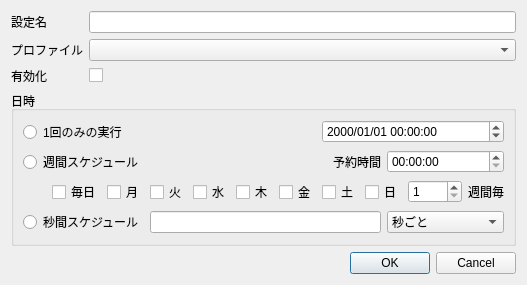
<?xml version="1.0" encoding="UTF-8"?>
<ui version="4.0">
 <class>StartupDialog</class>
 <widget class="QDialog" name="StartupDialog">
  <property name="geometry">
   <rect>
    <x>0</x>
    <y>0</y>
    <width>512</width>
    <height>271</height>
   </rect>
  </property>
  <property name="windowTitle">
   <string>Dialog</string>
  </property>
  <layout class="QGridLayout" name="gridLayout">
   <item row="0" column="1">
    <widget class="QLineEdit" name="nameLineEdit"/>
   </item>
   <item row="1" column="0">
    <widget class="QLabel" name="label_2">
     <property name="text">
      <string>プロファイル</string>
     </property>
    </widget>
   </item>
   <item row="1" column="1">
    <widget class="ProfileComboBox" name="profileComboBox"/>
   </item>
   <item row="0" column="0">
    <widget class="QLabel" name="label">
     <property name="text">
      <string>設定名</string>
     </property>
    </widget>
   </item>
   <item row="2" column="0">
    <widget class="QLabel" name="label_6">
     <property name="text">
      <string>有効化</string>
     </property>
    </widget>
   </item>
   <item row="2" column="1">
    <widget class="QCheckBox" name="validCheckBox">
     <property name="text">
      <string/>
     </property>
    </widget>
   </item>
   <item row="4" column="1">
    <widget class="QDialogButtonBox" name="buttonBox">
     <property name="orientation">
      <enum>Qt::Horizontal</enum>
     </property>
     <property name="standardButtons">
      <set>QDialogButtonBox::Cancel|QDialogButtonBox::Ok</set>
     </property>
    </widget>
   </item>
   <item row="3" column="0" colspan="2">
    <widget class="QGroupBox" name="groupBox">
     <property name="title">
      <string>日時</string>
     </property>
     <layout class="QGridLayout" name="gridLayout_2">
      <item row="0" column="7" colspan="5">
       <widget class="QDateTimeEdit" name="scheduleDateTimeEdit">
        <property name="displayFormat">
         <string>yyyy/MM/dd HH:mm:ss</string>
        </property>
       </widget>
      </item>
      <item row="2" column="5">
       <widget class="QCheckBox" name="ThuCheckBox">
        <property name="text">
         <string>木</string>
        </property>
       </widget>
      </item>
      <item row="2" column="10">
       <widget class="QSpinBox" name="weeksSpinBox">
        <property name="minimum">
         <number>1</number>
        </property>
        <property name="maximum">
         <number>9999</number>
        </property>
       </widget>
      </item>
      <item row="2" column="6">
       <widget class="QCheckBox" name="FriCheckBox">
        <property name="text">
         <string>金</string>
        </property>
       </widget>
      </item>
      <item row="1" column="7" colspan="2">
       <widget class="QLabel" name="label_3">
        <property name="sizePolicy">
         <sizepolicy hsizetype="Preferred" vsizetype="Preferred">
          <horstretch>0</horstretch>
          <verstretch>0</verstretch>
         </sizepolicy>
        </property>
        <property name="text">
         <string>予約時間</string>
        </property>
        <property name="alignment">
         <set>Qt::AlignRight|Qt::AlignTrailing|Qt::AlignVCenter</set>
        </property>
       </widget>
      </item>
      <item row="2" column="4">
       <widget class="QCheckBox" name="WedCheckBox">
        <property name="text">
         <string>水</string>
        </property>
       </widget>
      </item>
      <item row="3" column="3" colspan="6">
       <widget class="QLineEdit" name="secondsLineEdit"/>
      </item>
      <item row="3" column="9" colspan="3">
       <widget class="QComboBox" name="secondsComboBox">
        <item>
         <property name="text">
          <string>秒ごと</string>
         </property>
        </item>
        <item>
         <property name="text">
          <string>分ごと</string>
         </property>
        </item>
        <item>
         <property name="text">
          <string>時間ごと</string>
         </property>
        </item>
       </widget>
      </item>
      <item row="2" column="8" colspan="2">
       <widget class="QCheckBox" name="SunCheckBox">
        <property name="text">
         <string>日</string>
        </property>
       </widget>
      </item>
      <item row="2" column="3">
       <widget class="QCheckBox" name="TueCheckBox">
        <property name="text">
         <string>火</string>
        </property>
       </widget>
      </item>
      <item row="2" column="11">
       <widget class="QLabel" name="label_5">
        <property name="text">
         <string>週間毎</string>
        </property>
       </widget>
      </item>
      <item row="1" column="9" colspan="3">
       <widget class="QTimeEdit" name="scheduleTimeEdit">
        <property name="displayFormat">
         <string>HH:mm:ss</string>
        </property>
       </widget>
      </item>
      <item row="2" column="7">
       <widget class="QCheckBox" name="SatCheckBox">
        <property name="text">
         <string>土</string>
        </property>
       </widget>
      </item>
      <item row="2" column="2">
       <widget class="QCheckBox" name="MonCheckBox">
        <property name="text">
         <string>月</string>
        </property>
       </widget>
      </item>
      <item row="3" column="0" colspan="3">
       <widget class="QRadioButton" name="secondsRadioButton">
        <property name="text">
         <string>秒間スケジュール</string>
        </property>
        <attribute name="buttonGroup">
         <string notr="true">radioButtonGroup</string>
        </attribute>
       </widget>
      </item>
      <item row="1" column="0" colspan="3">
       <widget class="QRadioButton" name="weeksRadioButton">
        <property name="text">
         <string>週間スケジュール</string>
        </property>
        <attribute name="buttonGroup">
         <string notr="true">radioButtonGroup</string>
        </attribute>
       </widget>
      </item>
      <item row="0" column="0" colspan="3">
       <widget class="QRadioButton" name="oneshotRadioButton">
        <property name="text">
         <string>1回のみの実行</string>
        </property>
        <attribute name="buttonGroup">
         <string notr="true">radioButtonGroup</string>
        </attribute>
       </widget>
      </item>
      <item row="2" column="1">
       <widget class="QCheckBox" name="everyDayCheckBox">
        <property name="text">
         <string>毎日</string>
        </property>
       </widget>
      </item>
     </layout>
     <zorder>oneshotRadioButton</zorder>
     <zorder>scheduleDateTimeEdit</zorder>
     <zorder>weeksRadioButton</zorder>
     <zorder>label_3</zorder>
     <zorder>scheduleTimeEdit</zorder>
     <zorder>secondsRadioButton</zorder>
     <zorder>secondsComboBox</zorder>
     <zorder>TueCheckBox</zorder>
     <zorder>WedCheckBox</zorder>
     <zorder>ThuCheckBox</zorder>
     <zorder>FriCheckBox</zorder>
     <zorder>SatCheckBox</zorder>
     <zorder>SunCheckBox</zorder>
     <zorder>weeksSpinBox</zorder>
     <zorder>label_5</zorder>
     <zorder>secondsLineEdit</zorder>
     <zorder>MonCheckBox</zorder>
     <zorder>everyDayCheckBox</zorder>
    </widget>
   </item>
  </layout>
 </widget>
 <customwidgets>
  <customwidget>
   <class>ProfileComboBox</class>
   <extends>QComboBox</extends>
   <header>profilecombobox.h</header>
  </customwidget>
 </customwidgets>
 <tabstops>
  <tabstop>nameLineEdit</tabstop>
  <tabstop>profileComboBox</tabstop>
  <tabstop>validCheckBox</tabstop>
  <tabstop>oneshotRadioButton</tabstop>
  <tabstop>scheduleDateTimeEdit</tabstop>
  <tabstop>weeksRadioButton</tabstop>
  <tabstop>scheduleTimeEdit</tabstop>
  <tabstop>MonCheckBox</tabstop>
  <tabstop>TueCheckBox</tabstop>
  <tabstop>WedCheckBox</tabstop>
  <tabstop>ThuCheckBox</tabstop>
  <tabstop>FriCheckBox</tabstop>
  <tabstop>SatCheckBox</tabstop>
  <tabstop>SunCheckBox</tabstop>
  <tabstop>weeksSpinBox</tabstop>
  <tabstop>secondsRadioButton</tabstop>
  <tabstop>secondsLineEdit</tabstop>
  <tabstop>secondsComboBox</tabstop>
 </tabstops>
 <resources/>
 <connections>
  <connection>
   <sender>buttonBox</sender>
   <signal>accepted()</signal>
   <receiver>StartupDialog</receiver>
   <slot>accept()</slot>
   <hints>
    <hint type="sourcelabel">
     <x>248</x>
     <y>254</y>
    </hint>
    <hint type="destinationlabel">
     <x>157</x>
     <y>274</y>
    </hint>
   </hints>
  </connection>
  <connection>
   <sender>buttonBox</sender>
   <signal>rejected()</signal>
   <receiver>StartupDialog</receiver>
   <slot>reject()</slot>
   <hints>
    <hint type="sourcelabel">
     <x>316</x>
     <y>260</y>
    </hint>
    <hint type="destinationlabel">
     <x>286</x>
     <y>274</y>
    </hint>
   </hints>
  </connection>
 </connections>
 <buttongroups>
  <buttongroup name="radioButtonGroup"/>
 </buttongroups>
</ui>
